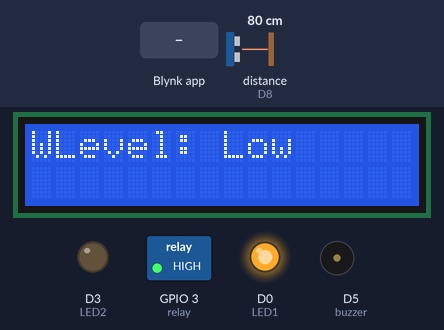
The sketch below on a simulated ESP8266 (NodeMCU). On the bench: 16×2 character LCD, switched loads named in the sketch (green lamp = pin HIGH), output pins drawn as LEDs (lit = HIGH), buzzer (waves = sounding, pin HIGH). Wiring (inferred from the names in the program): ultrasonic range finder: trigger D7; echo D8. The test bench sets the inputs (shaded band); at power-on: distance to the obstacle (sensor on D8) 80 cm. The echo pulse lasts 58.3 µs per cm; WiFi joins after 1.5 s; servers stay silent unless stated; pins used as bus, display or sensor lines are not drawn.

Above: at 7.0 s.
7.1 s: distance to the obstacle (sensor on D8) set to 17 cm
8.6 s: distance to the obstacle (sensor on D8) set to 13 cm
At 9.4 s:
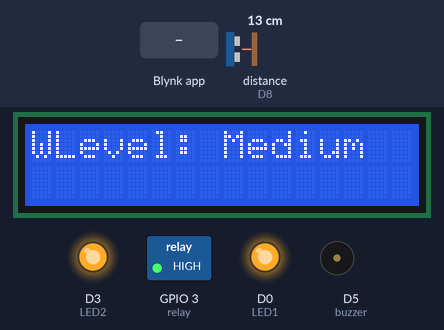
10.2 s: Blynk app writes 1 to V1
At 10.9 s:
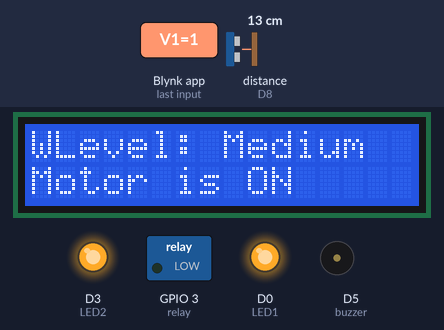
11.7 s: distance to the obstacle (sensor on D8) set to 10 cm
At 12.9 s:
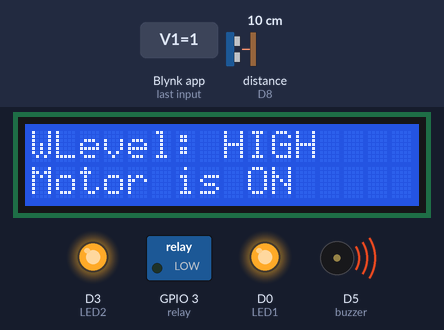
13.3 s: Blynk app writes 0 to V1
At 14.5 s:
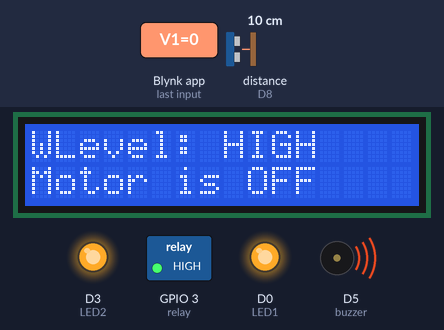
14.8 s: distance to the obstacle (sensor on D8) set to 18 cm
At 16.2 s:
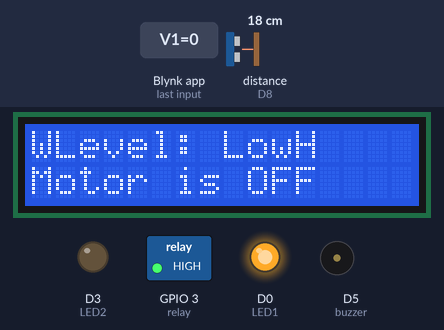
Timing chart, 0 to 17.4 s (numbered marks = the images above; inputs shaded):
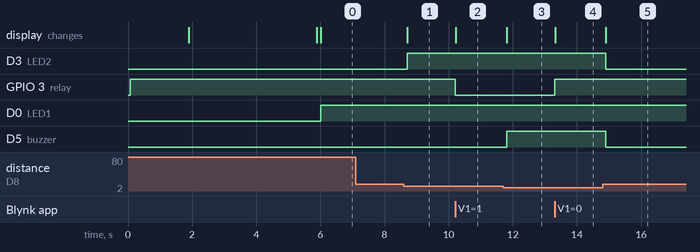

The sketch:

water_level_new_blynk.ino
```cpp
/*Water level monitoring system with the New Blynk app
   https://srituhobby.com
*/
//Include the library files
#include <LiquidCrystal_I2C.h>
#define BLYNK_PRINT Serial
#include <ESP8266WiFi.h>
#include <BlynkSimpleEsp8266.h>

//Initialize the LCD display
LiquidCrystal_I2C lcd(0x27, 16, 2);

char auth[] = "dpE01zVF_0X3m9rZ7S6utkESV0v_RpOB";//Enter your Auth token
char ssid[] = "Redmi 9T";//Enter your WIFI name
char pass[] = "12345678";//Enter your WIFI password

BlynkTimer timer;

// Define the component pins
#define trig D7
#define echo D8
#define LED1 D0
#define LED2 D3
#define buzzer D5
#define relay 3

//Enter your tank max value(CM)
int MaxLevel = 20;

int Level1 = (MaxLevel * 75) / 100;
int Level2 = (MaxLevel * 65) / 100;
int Level3 = (MaxLevel * 55) / 100;


void setup() {
  Serial.begin(9600);
  lcd.begin();
  lcd.backlight();
  pinMode(trig, OUTPUT);
  pinMode(echo, INPUT);
  pinMode(LED1, OUTPUT);
  pinMode(LED2, OUTPUT);
  pinMode(buzzer, OUTPUT);
  pinMode(relay, OUTPUT);
  digitalWrite(relay, HIGH);
  Blynk.begin(auth, ssid, pass, "blynk.cloud", 80);

  lcd.setCursor(0, 0);
  lcd.print("Water level");
  lcd.setCursor(4, 1);
  lcd.print("Monitoring");
  delay(4000);
  lcd.clear();

  //Call the functions
  timer.setInterval(100L, ultrasonic);
}

//Get the ultrasonic sensor values
void ultrasonic() {
  digitalWrite(trig, LOW);
  delayMicroseconds(4);
  digitalWrite(trig, HIGH);
  delayMicroseconds(10);
  digitalWrite(trig, LOW);
  long t = pulseIn(echo, HIGH);
  int distance = t / 29 / 2;

  int blynkDistance = (distance - MaxLevel) * -1;
  if (distance <= MaxLevel) {
    Blynk.virtualWrite(V0, blynkDistance);
  } else {
    Blynk.virtualWrite(V0, 0);
  }
  lcd.setCursor(0, 0);
  lcd.print("WLevel:");

  if (Level1 <= distance) {
    lcd.setCursor(8, 0);
    lcd.print("Low");
    digitalWrite(LED1, HIGH);
    digitalWrite(LED2, LOW);
    digitalWrite(buzzer, LOW);

  } else if (Level2 <= distance && Level1 > distance) {
    lcd.setCursor(8, 0);
    lcd.print("Medium");
    lcd.print("      ");
    digitalWrite(LED1, HIGH);
    digitalWrite(LED2, HIGH);
    digitalWrite(buzzer, LOW);
  } else if (Level3 >= distance) {
    lcd.setCursor(8, 0);
    lcd.print("HIGH");
    lcd.print("      ");
    digitalWrite(LED1, HIGH);
    digitalWrite(LED2, HIGH);
    digitalWrite(buzzer, HIGH);

  }
}

//Get the button value
BLYNK_WRITE(V1) {
  bool Relay = param.asInt();
  if (Relay == 1) {
    digitalWrite(relay, LOW);
    lcd.setCursor(0, 1);
    lcd.print("Motor is ON ");
  } else {
    digitalWrite(relay, HIGH);
    lcd.setCursor(0, 1);
    lcd.print("Motor is OFF");
  }
}

void loop() {
  Blynk.run();//Run the Blynk library
  timer.run();//Run the Blynk timer
}
```

Measured:
- the behaviour switches between 15 and 14 cm on distance to the obstacle (sensor on D8) (found by bisection; images 0 and 1)
- the behaviour switches between 12 and 11 cm on distance to the obstacle (sensor on D8) (found by bisection; images 2 and 3)
- after the input at 7.1 s, every drawn part: stays the same
- after the input at 8.6 s, D3 (LED2): LOW → HIGH after 0.11 s; the display: changes after 0.11 s (image 1)
- after the input at 10.2 s, GPIO 3 (relay): HIGH → LOW at once; the display: changes at once (image 2)
- after the input at 11.7 s, D5 (buzzer): LOW → HIGH after 0.11 s; the display: changes after 0.11 s (image 3)
- after the input at 13.3 s, GPIO 3 (relay): LOW → HIGH at once; the display: changes at once (image 4)
- after the input at 14.8 s, D3 (LED2), D5 (buzzer): HIGH → LOW after 0.10 s; the display: changes after 0.10 s (image 5)
